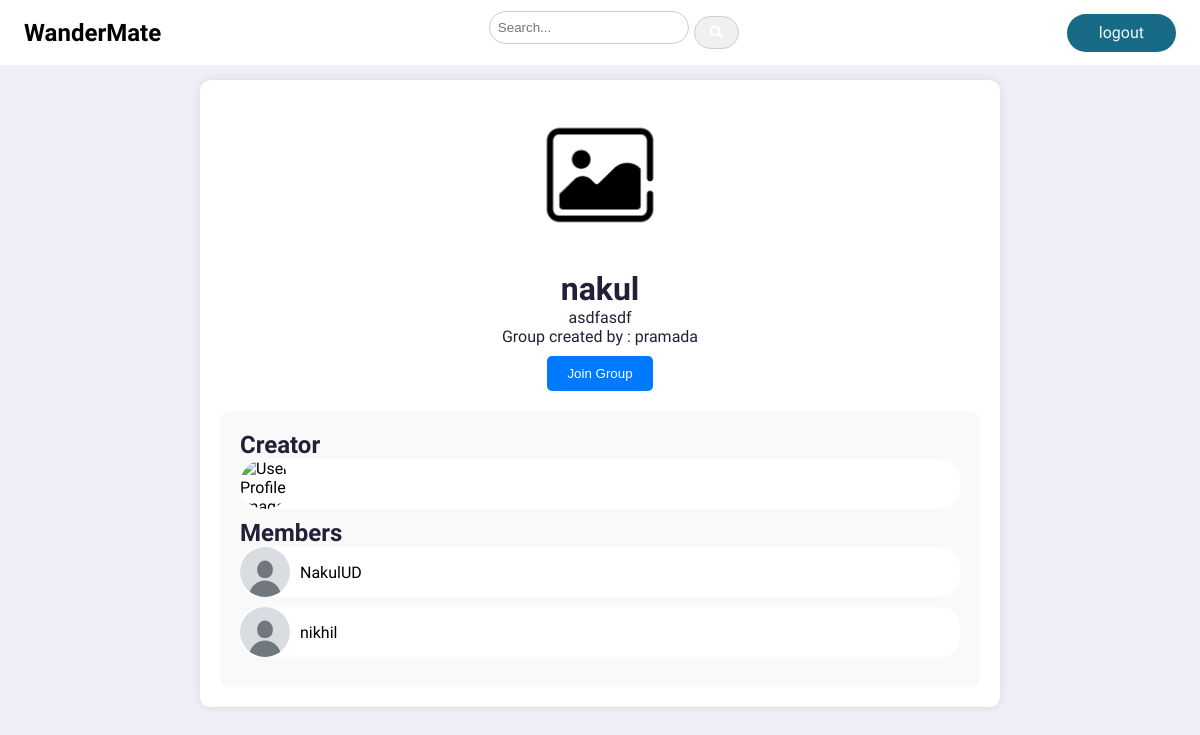
Screenshot of /group_detail/14/ (signed in) with the database file from the repository.
### core/models.py (models this page shows)
class TravelGroup(models.Model):
    name = models.CharField(max_length=100)
    group_image = models.ImageField(upload_to='group_images', blank = True)
    travel_location = models.CharField(max_length = 100, blank=True)
    description = models.TextField()
    creator = models.ForeignKey(User, on_delete=models.CASCADE, related_name='created_groups')
    participants = models.ManyToManyField(User, related_name='joined_groups')
    members = models.ManyToManyField(User, through='Membership')
    def __str__(self):
        return self.name

class Profile(models.Model):
    user = models.ForeignKey(User, on_delete = models.CASCADE)
    fname = models.TextField(max_length = 30, blank = True)
    lname = models.TextField(max_length = 30, blank = True)
    id_user = models.IntegerField()
    bio = models.TextField(blank = True)
    profile_img = models.ImageField(upload_to = 'profile_images', default='defaultProfileImg.jpeg')
    location = models.CharField(max_length = 100, blank= True)
    otp_validated = models.BooleanField(default = False)
    def __str__(self):
        return self.user.username

### core/views.py (the view)
# urls.py: path('group_detail/<int:group_id>/', views.group_detail, name='group_detail'),
@login_required(login_url='core:signinSignup')
def group_detail(request, group_id):
    user = request.user
    group = TravelGroup.objects.get(id=group_id)
    is_participant = request.user in group.participants.all()
    participants = group.participants.all()
    participant_profiles = Profile.objects.filter(user__in=participants)
    group_creator_profile = Profile.objects.filter(user=group.creator)
    print(participant_profiles)
    print(group_creator_profile)
    context = {'group': group, 'user':user, 'is_participant': is_participant,'participant_profiles': participant_profiles, 'group_creator': group_creator_profile,}
    print(context)
    return render(request, 'groupView.html', context)

### templates/groupView.html (shortened to what this page needs)
{% extends "base.html" %}
{% load static %}
{% block content %}
<body>
    <div class="group-profile">
        <div class="group-info">
            {% if group.group_image %}
            <img src="{{group.group_image.url}}" alt="Group Photo">
            {% else %}
            <img src="/media/defaultImage.png">
            {% endif %}
            <h1>{{ group.name }}</h1>
            <p>{{ group.description }}</p>
            <p>Group created by : {{group.creator}} </p>
            {% if user in group.participants.all %}
            <form method="post" action="{% url 'core:leave_group' group_id=group.id %}">
                {% csrf_token %}
                <button type = "submit" class="chat-button">Leave Group</button>
            </form>
            <a id = "post-form" href = "{% url 'core:checkRoom' group.id user.username %}"><button class="chat-button" type="submit" style="background-color:green">Chat</button></a>
            {% else %}
            <form method="post" action="{% url 'core:join_group' group_id=group.id %}">
                <button type = "submit" class="chat-button">Join Group</button>
            </form>
            {% endif %}
        </div>
        <div class="members">
            <h2>Creator</h2>
            <ul class="member-list">
                <a href = "{% url 'core:profile' group.creator %}"><li><img src="{{ group_creator.profile_img.url }}" alt="User Profile Image">{{group_creator.user.username}}</li><a>
            </ul>
            <h2>Members</h2>
            <ul class="member-list">
                {% for participant in participant_profiles %}
                <a href = "{% url 'core:profile' participant.user.username %}">
                    <li style= "">
                        {% if participant.profile_img.url %}
                        <img src="{{ participant.profile_img.url }}" alt="User Profile Image">
                        {% else %}
                        <img src="/media/defaultProfileImg.jpeg" alt="User Profile Image">
                        {% endif %}
                        <span style = "flex-grow: 1;">{{participant.user.username}}</span>
                    </li>
                <a>
                {% endfor %}
            </ul>
        </div>
    </div>
</body>
{% endblock %}

### static/css/style.css (style rules this page uses)
:root { --color-white: hsl(252, 30%, 100%); --color-light: hsl(252, 30%, 95%); --color-gray: hsl(252, 15%, 65%); --color-primary: #176B87; --color-secondary: hsl(252, 100%, 90%); --color-success: hsl(120, 95%, 65%); --color-danger: hsl(0, 95%, 65%); --color-dark: hsl(252, 30%, 17%); --color-black: hsl(252, 30%, 10%); --border-radius: 2rem; --card-border-radius: 1rem; --btn-padding: 0.6rem 2rem; --search-padding: 0.6rem 1rem; --card-padding: 1rem; --sticky-top-left: 5.4rem; --sticky-top-right: -18rem; }
*, *::before, *::after { margin: 0; padding: 0; outline: 0; box-sizing: border-box; text-decoration: none; list-style: none; border: none; }
body { font-family: 'Playpen Sans', cursive; color: var(--color-dark); background: var(--color-light); overflow-x: hidden; }
img { display: block; width: 100%; }
button { background-color: #4CAF50; color: white; padding: 10px 20px; border: none; border-radius: 4px; cursor: pointer; float: right; }
.group-profile { max-width: 800px; margin: 80px auto; padding: 20px; background-color: #fff; border-radius: 10px; box-shadow: 0 0 10px rgba(0, 0, 0, 0.1); }
.group-info { display: flex; flex-direction: column; align-items: center; text-align: center; margin-bottom: 20px; }
.group-info img { width: 150px; height: 150px; border-radius: 50%; margin-bottom: 10px; }
.group-info h1 { margin-top: 10px; }
.members { padding: 20px; background-color: #f9f9f9; border-radius: 10px; }
.member-list { list-style: none; padding: 0; margin: 0; }
.member-list li { display: flex; align-items: center; margin-bottom: 10px; background-color: white; text-decoration: none; color: black; border-radius: 20px; }
.member-list li img { width: 50px; height: 50px; border-radius: 50%; margin-right: 10px; }
.chat-button { margin-top: 10px; padding: 10px 20px; border: none; background-color: #007bff; color: #fff; border-radius: 5px; cursor: pointer; transition: background-color 0.3s; }

### rows the page displays
TravelGroup: name "nakul", description "asdfasdf", creator "pramada"
Profile: profile_img (placeholder picture), user.username "NakulUD"
Profile: profile_img (placeholder picture), user.username "nikhil"
